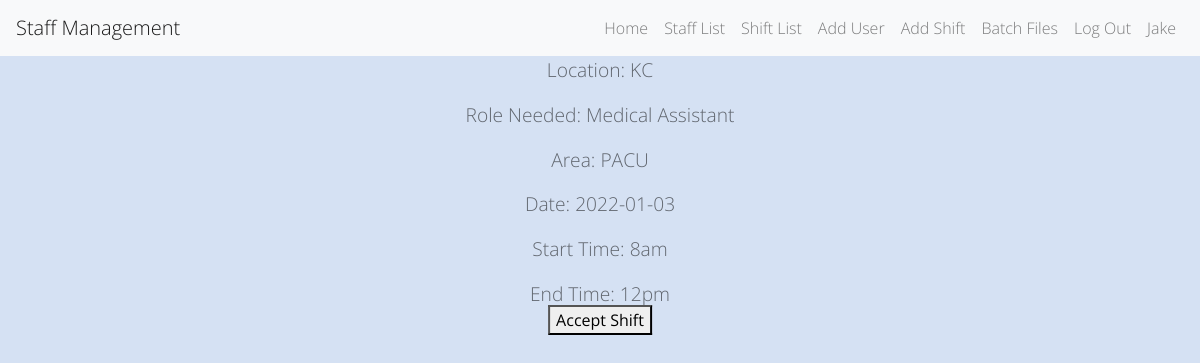
Screenshot of /acceptshift?id=15 (signed in) with the database file from the repository.
### app.py (models this page shows)
class User(UserMixin, db.Model):
    id = db.Column(db.Integer, primary_key=True)
    name = db.Column(db.String(1000))
    role = db.Column(db.String(100))
    location = db.Column(db.String(100))
    email = db.Column(db.String(100))
    phone_num = db.Column(db.String(100))
    availability = db.Column(db.String(100))
    can_float = db.Column(db.String(100))
    password = db.Column(db.String(100))
    shifts_worked = db.Column(db.Integer)

class Shift(db.Model):
    shift_id = db.Column(db.Integer, primary_key=True)
    location = db.Column(db.String(100))
    role = db.Column(db.String(100))
    area = db.Column(db.String(100))
    date = db.Column(db.Date)
    start_time = db.Column(db.String(100))
    end_time = db.Column(db.String(100))
    added_by_id = db.Column(db.Integer)
    added_by_name = db.Column(db.String)
    picked_up_by_id = db.Column(db.Integer)
    picked_up_by_name = db.String(100)

### app.py (the view, shortened to what this page needs)
@app.route('/acceptshift', methods=['GET', 'POST'])
@login_required
def accept_shift():
    shift_id = request.args.get('id')
    cur_shift = Shift.query.get(shift_id)
    return render_template("accept_shift.html", shift=cur_shift, logged_in=True)

### app.py (called while the page is built)
@login_manager.user_loader
def load_user(user_id):
    return User.query.get(int(user_id))

### templates/accept_shift.html (shortened to what this page needs)
{% extends 'base.html' %}
{% block content %}
     <form class="accept_shift_form" action="{{ url_for('accept_shift') }}" method="POST">
         <p>Location: {{shift.location}}</p>
         <p>Role Needed: {{shift.role}}</p>
         <p>Area: {{shift.area}}</p>
         <p>Date: {{shift.date}}</p>
         <p>Start Time: {{shift.start_time}}</p>
         <p>End Time: {{shift.end_time}}</p>
        <button class="btn-accept-shift" type="submit">Accept Shift</button>
    </form>
{% endblock %}

### templates/base.html (shortened to what this page needs)
<!DOCTYPE html>
<html>
<head>
    <link rel="stylesheet" href="https://stackpath.bootstrapcdn.com/bootstrap/4.5.2/css/bootstrap.min.css">
    <link rel="stylesheet" href="{{ url_for('static', filename='css/styles.css')}}">
</head>
<body>
<nav class="navbar navbar-expand-lg navbar-light bg-light">
  <a class="navbar-brand" href="/">Staff Management</a>
  <div class="collapse navbar-collapse">
    <ul class="navbar-nav ml-auto">
      <li class="nav-item">
        <a class="nav-link" href="{{ url_for('home') }}">Home</a>
      </li>
    {% if logged_in: %}
        <li class="nav-item">
        <a class="nav-link" href="{{ url_for('staff') }}">Staff List</a>
      </li>
        <li class="nav-item">
        <a class="nav-link" href="{{ url_for('shift') }}">Shift List</a>
      </li>
        <li class="nav-item">
        <a class="nav-link" href="{{ url_for('add_user') }}">Add User</a>
      </li>
        <li class="nav-item">
        <a class="nav-link" href="{{ url_for('add_shift') }}">Add Shift</a>
      </li>
        <li class="nav-item">
        <a class="nav-link" href="{{ url_for('upload') }}">Batch Files</a>
      </li>
      <li class="nav-item">
        <a class="nav-link" href="{{ url_for('logout') }}">Log Out</a>
      </li>
        <li class="nav-item">
        <a class="nav-link" href="">{{ current_user.name }}</a>
      </li>
    {% endif %}
    </ul>
  </div>
</nav>
       {% block content %}
       {% endblock %}
</body>
</html>

### static/css/styles.css (style rules this page uses)
.btn-accept-shift { margin: 0; position: absolute; top: 40%; left: 50%; -ms-transform: translate(-50%, -50%); transform: translate(-50%, -50%); }
* { -webkit-box-sizing:border-box; -moz-box-sizing:border-box; -ms-box-sizing:border-box; -o-box-sizing:border-box; box-sizing:border-box; }
html { width: 100%; height:100%; overflow:hidden; }
body { width: 100%; height:100%; font-family: 'Open Sans', sans-serif; font-weight:200; background: #d5e1f3; color: rgba(0, 0, 0, 0.55); filter: progid:DXImageTransform.Microsoft.gradient( startColorstr='#3E1D6D', endColorstr='#092756',GradientType=1 ); }
a { text-decoration: none; text-align: center; }
p { text-align: center; }
.accept_shift_form p { font-size: 1.2rem; }

### rows the page displays
User: name "Jake"
Shift: location "KC", role "Medical Assistant", area "PACU", date "2022-01-03", start_time "8am", end_time "12pm"
